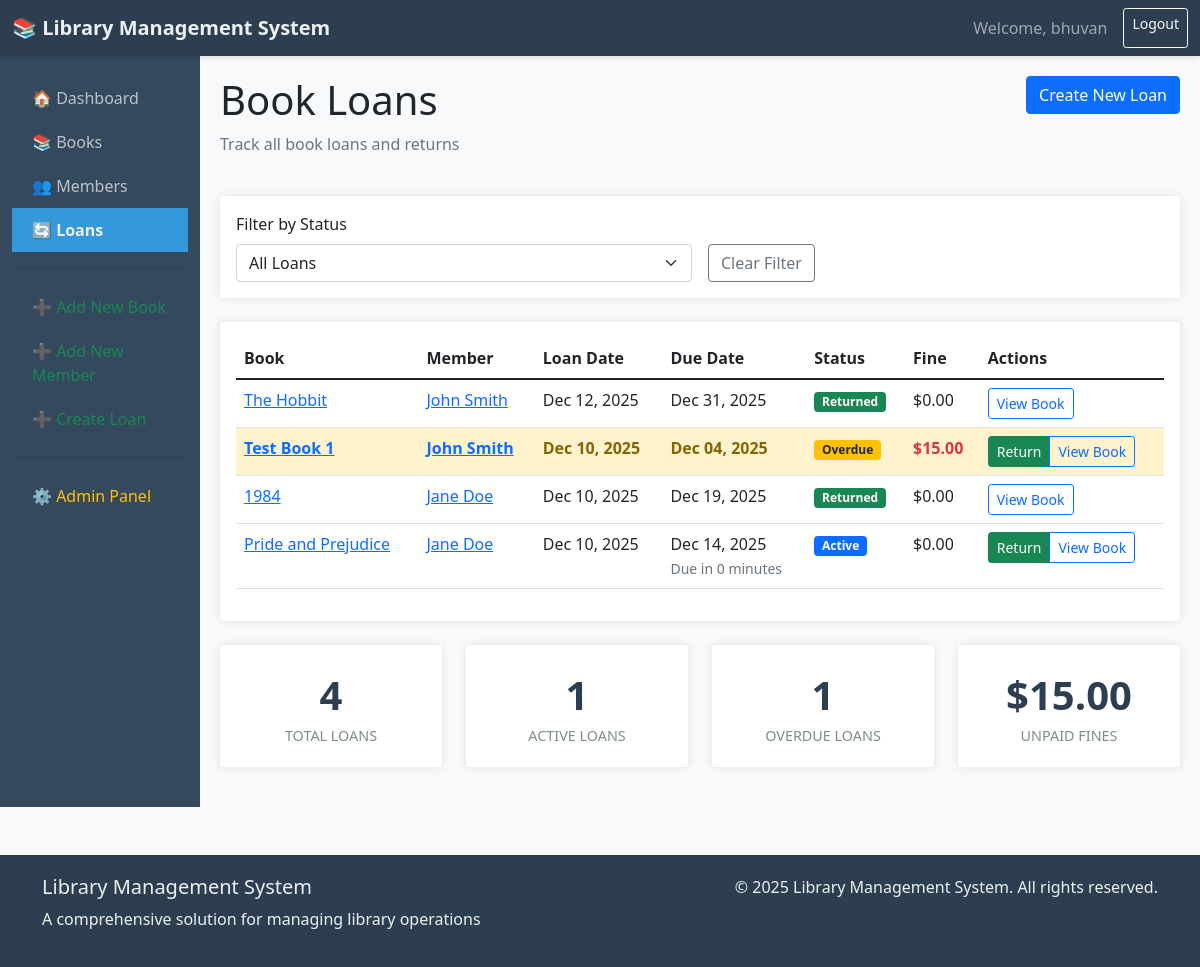
Screenshot of /library/loans/ (signed in) with the database file from the repository.
### library/models.py (models this page shows, shortened)
class Loan(models.Model):
    STATUS_CHOICES = [
        ('ACT', 'Active'),
        ('RET', 'Returned'),
        ('OVE', 'Overdue'),
        ('CAN', 'Cancelled'),
    ]
    book = models.ForeignKey(Book, on_delete=models.CASCADE, related_name='loans')
    member = models.ForeignKey(Member, on_delete=models.CASCADE, related_name='loans')
    loan_date = models.DateField(auto_now_add=True)
    due_date = models.DateField()
    return_date = models.DateField(blank=True, null=True)
    status = models.CharField(max_length=3, choices=STATUS_CHOICES, default='ACT')
    fine_amount = models.DecimalField(max_digits=6, decimal_places=2, default=0.00)
    fine_paid = models.BooleanField(default=False)
    notes = models.TextField(blank=True)
    class Meta:
        ordering = ['-loan_date']
        verbose_name = 'Loan'
        verbose_name_plural = 'Loans'
        unique_together = ['book', 'member', 'loan_date']
    def save(self, *args, **kwargs):
        if not self.due_date:
            self.due_date = timezone.now().date() + timedelta(days=14)
        if self.return_date:
            self.status = 'RET'
        elif self.due_date < timezone.now().date():
            self.status = 'OVE'
        super().save(*args, **kwargs)
    def calculate_fine(self):
        if self.status == 'OVE' and not self.fine_paid:
            days_overdue = (timezone.now().date() - self.due_date).days
            if days_overdue > 0:
                self.fine_amount = days_overdue * 1.00  # $1 per day
                self.save()
                return self.fine_amount
        return 0.00

class Book(models.Model):
    GENRE_CHOICES = [
        ('FIC', 'Fiction'),
        ('NON', 'Non-Fiction'),
        ('SCI', 'Science'),
        ('HIS', 'History'),
        ('BIO', 'Biography'),
        ('FAN', 'Fantasy'),
        ('MYS', 'Mystery'),
        ('ROM', 'Romance'),
        ('TEC', 'Technology'),
        ('ART', 'Art'),
    ]
    title = models.CharField(max_length=200)
    author = models.CharField(max_length=100)
    isbn = models.CharField('ISBN', max_length=13, unique=True,
                          help_text='13-character ISBN number')
    genre = models.CharField(max_length=3, choices=GENRE_CHOICES, default='FIC')
    published_date = models.DateField()
    publisher = models.CharField(max_length=100)
    description = models.TextField(blank=True)
    quantity = models.PositiveIntegerField(default=1, validators=[MinValueValidator(0)])
    available_copies = models.PositiveIntegerField(default=1, validators=[MinValueValidator(0)])
    created_at = models.DateTimeField(auto_now_add=True)
    updated_at = models.DateTimeField(auto_now=True)
    class Meta:
        ordering = ['title']
        verbose_name = 'Book'
        verbose_name_plural = 'Books'

class Member(models.Model):
    MEMBERSHIP_CHOICES = [
        ('REG', 'Regular'),
        ('PRE', 'Premium'),
        ('STU', 'Student'),
        ('SEN', 'Senior'),
    ]
    user = models.OneToOneField(User, on_delete=models.CASCADE, null=True, blank=True)
    first_name = models.CharField(max_length=50)
    last_name = models.CharField(max_length=50)
    email = models.EmailField(unique=True)
    phone = models.CharField(max_length=15, blank=True)
    address = models.TextField(blank=True)
    membership_type = models.CharField(max_length=3, choices=MEMBERSHIP_CHOICES, default='REG')
    membership_start_date = models.DateField(auto_now_add=True)
    membership_end_date = models.DateField(blank=True, null=True)
    max_books_allowed = models.PositiveIntegerField(default=5, validators=[MinValueValidator(1), MaxValueValidator(20)])
    current_books_borrowed = models.PositiveIntegerField(default=0, validators=[MinValueValidator(0)])
    is_active = models.BooleanField(default=True)
    class Meta:
        ordering = ['last_name', 'first_name']
        verbose_name = 'Member'
        verbose_name_plural = 'Members'
    @property
    def full_name(self):
        return f"{self.first_name} {self.last_name}"

### library/views.py (the view)
# urls.py: path('loans/', views.loan_list, name='loan_list'),
@login_required
def loan_list(request):
    status_filter = request.GET.get('status', '')
    loans = Loan.objects.select_related('book', 'member').all()
    if status_filter:
        loans = loans.filter(status=status_filter)
    for loan in loans.filter(status='OVE'):
        loan.calculate_fine()
    total_loans = loans.count()
    active_count = 0
    overdue_count = 0
    total_fines = 0
    for loan in loans:
        if loan.status == 'ACT':
            active_count += 1
        elif loan.status == 'OVE':
            overdue_count += 1
            if not loan.fine_paid:
                total_fines += float(loan.fine_amount)
    context = {
        'loans': loans,
        'status_choices': Loan.STATUS_CHOICES,
        'current_status': status_filter,
        'total_loans': total_loans,
        'active_loans': active_count,
        'overdue_loans': overdue_count,
        'total_fines': f"{total_fines:.2f}",
    }
    return render(request, 'loans/loan_list.html', context)

### templates/loans/loan_list.html (shortened to what this page needs)
{% extends 'base.html' %}
{% block content %}
<div class="row mb-4">
    <div class="col-8">
        <h1>Book Loans</h1>
        <p class="text-muted">Track all book loans and returns</p>
    </div>
    <div class="col-4 text-end">
        {% if user.is_authenticated %}
        <a href="{% url 'loan_create' %}" class="btn btn-primary">
             Create New Loan
        </a>
        {% endif %}
    </div>
</div>
<div class="card mb-4">
    <div class="card-body">
        <form method="get" class="row g-3">
            <div class="col-md-6">
                <label for="status" class="form-label">Filter by Status</label>
                <select name="status" id="status" class="form-select" onchange="this.form.submit()">
                    <option value="">All Loans</option>
                </select>
            </div>
            <div class="col-md-6 d-flex align-items-end">
                <a href="{% url 'loan_list' %}" class="btn btn-outline-secondary">Clear Filter</a>
            </div>
        </form>
    </div>
</div>
<div class="card">
    <div class="card-body">
        <div class="table-responsive">
            <table class="table table-hover">
                <thead>
                    <tr>
                        <th>Book</th>
                        <th>Member</th>
                        <th>Loan Date</th>
                        <th>Due Date</th>
                        <th>Status</th>
                        <th>Fine</th>
                        <th>Actions</th>
                    </tr>
                </thead>
                <tbody>
                    {% for loan in loans %}
                    <tr class="{% if loan.status == 'OVE' %}overdue{% endif %}">
                        <td>
                            <a href="{% url 'book_detail' loan.book.pk %}">
                                {{ loan.book.title|truncatechars:30 }}
                            </a>
                        </td>
                        <td>
                            <a href="{% url 'member_detail' loan.member.pk %}">
                                {{ loan.member.full_name }}
                            </a>
                        </td>
                        <td>{{ loan.loan_date|date:"M d, Y" }}</td>
                        <td>
                            {{ loan.due_date|date:"M d, Y" }}
                            {% if loan.status == 'ACT' %}
                                <br><small class="text-muted">
                                    Due in {{ loan.due_date|timeuntil }}
                                </small>
                            {% endif %}
                        </td>
                        <td>
                            <span class="badge
                                {% if loan.status == 'ACT' %}bg-primary
                                {% elif loan.status == 'RET' %}bg-success
                                {% elif loan.status == 'OVE' %}bg-warning text-dark
                                {% else %}bg-secondary{% endif %}">
                                {{ loan.get_status_display }}
                            </span>
                        </td>
                        <td>
                            {% if loan.fine_amount > 0 %}
                                <span class="{% if loan.fine_paid %}text-success{% else %}text-danger{% endif %}">
                                    ${{ loan.fine_amount }}
                                </span>
                            {% else %}
                                $0.00
                            {% endif %}
                        </td>
                        <td>
                            <div class="btn-group btn-group-sm">
                                {% if loan.status == 'ACT' or loan.status == 'OVE' %}
                                <a href="{% url 'loan_return' loan.pk %}" class="btn btn-success">Return</a>
                                {% endif %}
                                <a href="{% url 'book_detail' loan.book.pk %}" class="btn btn-outline-primary">View Book</a>
                            </div>
                        </td>
                    </tr>
                    {% endfor %}
                </tbody>
            </table>
        </div>
    </div>
</div>
<div class="row mt-4">
    <div class="col-md-3">
        <div class="card stat-card">
            <div class="stat-number">{{ total_loans }}</div>
            <div class="stat-label">Total Loans</div>
        </div>
    </div>
    <div class="col-md-3">
        <div class="card stat-card">
            <div class="stat-number">{{ active_loans }}</div>
            <div class="stat-label">Active Loans</div>
        </div>
    </div>
    <div class="col-md-3">
        <div class="card stat-card">
            <div class="stat-number">{{ overdue_loans }}</div>
            <div class="stat-label">Overdue Loans</div>
        </div>
    </div>
    <div class="col-md-3">
        <div class="card stat-card">
            <div class="stat-number">${{ total_fines }}</div>
            <div class="stat-label">Unpaid Fines</div>
        </div>
    </div>
</div>
{% endblock %}

### templates/base.html (shortened to what this page needs)
<!DOCTYPE html>
<html lang="en">
<head>
    <link href="https://cdn.jsdelivr.net/npm/bootstrap@5.1.3/dist/css/bootstrap.min.css" rel="stylesheet">
</head>
<body>
    <nav class="navbar navbar-expand-lg navbar-dark">
        <div class="container-fluid">
            <a class="navbar-brand" href="{% url 'home' %}">
                📚 Library Management System
            </a>
            {% if user.is_authenticated %}
            <div class="navbar-nav ms-auto">
                <span class="navbar-text me-3">
                    Welcome, {{ user.username }}
                </span>
                <a href="{% url 'logout' %}" class="btn btn-outline-light btn-sm">Logout</a>
            </div>
            {% endif %}
        </div>
    </nav>
    <div class="container-fluid">
        <div class="row">
            <div class="col-md-2 sidebar d-none d-md-block">
                <a href="{% url 'home' %}" class="{% if request.resolver_match.url_name == 'home' %}active{% endif %}">
                    🏠 Dashboard
                </a>
                <a href="{% url 'book_list' %}" class="{% if 'book' in request.resolver_match.url_name %}active{% endif %}">
                    📚 Books
                </a>
                <a href="{% url 'member_list' %}" class="{% if 'member' in request.resolver_match.url_name %}active{% endif %}">
                    👥 Members
                </a>
                <a href="{% url 'loan_list' %}" class="{% if 'loan' in request.resolver_match.url_name %}active{% endif %}">
                    🔄 Loans
                </a>
                {% if user.is_authenticated %}
                <hr>
                <a href="{% url 'book_create' %}" class="text-success">
                    ➕ Add New Book
                </a>
                <a href="{% url 'member_create' %}" class="text-success">
                    ➕ Add New Member
                </a>
                <a href="{% url 'loan_create' %}" class="text-success">
                    ➕ Create Loan
                </a>
                <hr>
                <a href="/admin/" class="text-warning" target="_blank">
                    ⚙️ Admin Panel
                </a>
                {% endif %}
            </div>
            <div class="col-md-10 content">
                {% block content %}
                {% endblock %}
            </div>
        </div>
    </div>
    <footer class="mt-5">
        <div class="container">
            <div class="row">
                <div class="col-md-6">
                    <h5>Library Management System</h5>
                    <p>A comprehensive solution for managing library operations</p>
                </div>
                <div class="col-md-6 text-end">
                    <p>&copy; {% now "Y" %} Library Management System. All rights reserved.</p>
                </div>
            </div>
        </div>
    </footer>
</body>
</html>

### templates/base.html (style rules this page uses)
body { background-color: #f8f9fa; font-family: 'Segoe UI', Tahoma, Geneva, Verdana, sans-serif; }
.navbar { background-color: #2c3e50; box-shadow: 0 2px 4px rgba(0,0,0,.1); }
.navbar-brand { font-weight: bold; color: #ecf0f1 !important; }
.sidebar { background-color: #34495e; min-height: calc(100vh - 56px); padding-top: 20px; }
.sidebar a { color: #bdc3c7; padding: 10px 20px; display: block; text-decoration: none; transition: all 0.3s; }
.sidebar .active { color: #ecf0f1; background-color: #3498db; font-weight: bold; }
.content { padding: 20px; }
.card { border: none; box-shadow: 0 0 10px rgba(0,0,0,.1); margin-bottom: 20px; transition: transform 0.3s; }
.stat-card { text-align: center; padding: 20px; }
.stat-number { font-size: 2.5rem; font-weight: bold; color: #2c3e50; }
.stat-label { color: #7f8c8d; text-transform: uppercase; font-size: 0.9rem; }
.overdue { background-color: #fff3cd; color: #856404; font-weight: bold; }
footer { background-color: #2c3e50; color: #ecf0f1; padding: 20px 0; margin-top: 40px; }

### rows the page displays
Loan: book "The Hobbit", member.full_name "John Smith", loan_date "Dec 12, 2025", due_date "Dec 31, 2025", status "Returned", fine_amount "$0.00"
Loan: book "Test Book 1", member.full_name "John Smith", loan_date "Dec 10, 2025", due_date "Dec 04, 2025", status "Overdue", fine_amount "15.00", shows "Return"
Loan: book "1984", member.full_name "Jane Doe", loan_date "Dec 10, 2025", due_date "Dec 19, 2025", status "Returned", fine_amount "$0.00"
Loan: book "Pride and Prejudice", member.full_name "Jane Doe", loan_date "Dec 10, 2025", due_date "Dec 14, 2025", due_date "0 minutes", status "Active", fine_amount "$0.00", shows "Return"

### other values shown
{{ user.username }} "bhuvan"
{{ total_loans }} "4"
{{ total_fines }} "15.00"
